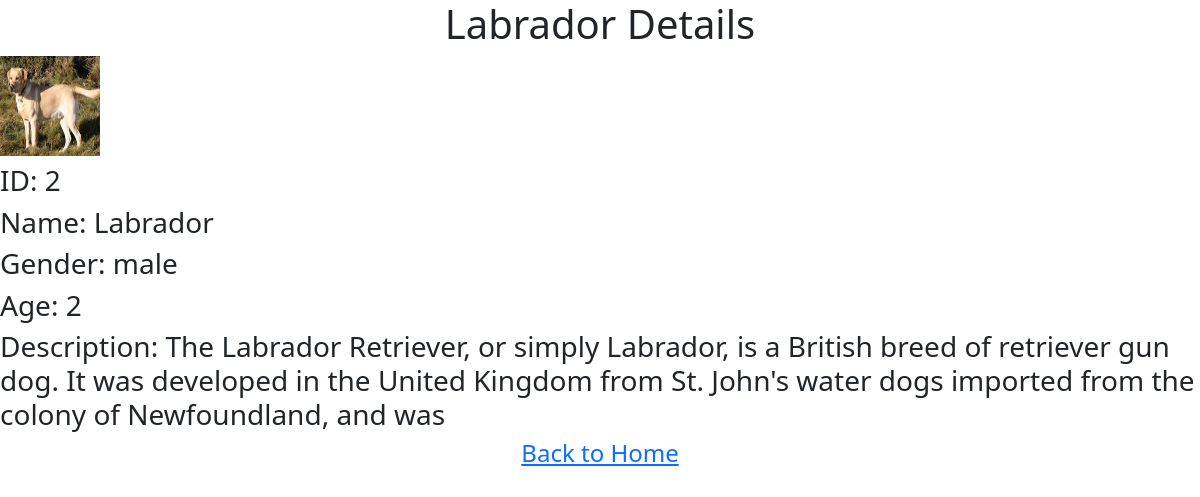
The page /petdetailpage/2 on the database its author committed.
### petstoreapp/models.py (models this page shows)
class Pet(models.Model):
    petid = models.IntegerField(primary_key=True)
    petname = models.CharField(max_length=50)
    options = (("male", "male"), ("female", "female"))
    petgender = models.CharField(choices=options, default="", max_length=20)
    petage = models.IntegerField(null = False)
    petdescription = models.TextField(max_length = 200)
    petphoto = models.ImageField(upload_to="images")

### petstoreapp/views.py (the view)
# urls.py: path('petdetailpage/<int:sent_petid>', views.petdetails, name="petdetails"),
def petdetails(req, sent_petid):
    singlepet = Pet.objects.get(petid=sent_petid)
    context = {"singlepet": singlepet}
    return render(req, "petdetailpage.html", context)

### templates/petdetailpage.html (shortened to what this page needs)
<!doctype html>
<html lang="en">
  <head>
    <link href="https://cdn.jsdelivr.net/npm/bootstrap@5.3.2/dist/css/bootstrap.min.css" rel="stylesheet">
  </head>
  <body>
    <center><h1>{{singlepet.petname}} Details</h1></center>
    <h3><img src="{{singlepet.petphoto.url}}" width="100px" height="100px"></h3>
    <h3>ID: {{singlepet.petid}}</h3>
    <h3>Name: {{singlepet.petname}}</h3>
    <h3>Gender: {{singlepet.petgender}}</h3>
    <h3>Age: {{singlepet.petage}}</h3>
    <h3>Description: {{singlepet.petdescription}}</h3>
    <center><a href="{% url 'index' %}"><h4>Back to Home</h4></a></center>
  </body>
</html>

### rows shown on the page
Pet: petphoto (picture), petid "2", petname "Labrador", petgender "male", petage "2", petdescription "The Labrador Retriever, or simply Labrador, is a British breed of retriever gun dog. It was developed in the United Kingdom from St. John's water dogs imported from the colony of Newfoundland, and was"
